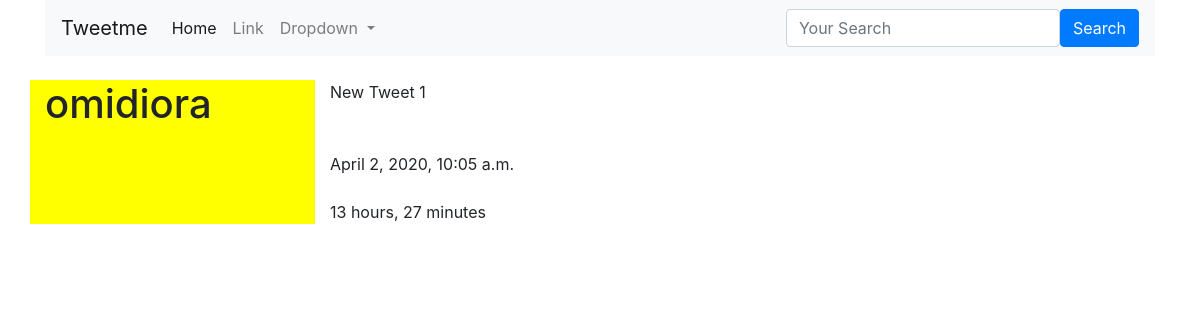
The app's page /tweet/5 with its own data.
### tweetme/models.py (models this page shows, shortened)
class Tweet(models.Model):
    user=models.ForeignKey(settings.AUTH_USER_MODEL,on_delete=models.CASCADE)
    content=models.CharField(max_length=140,validators=[validate_content])
    update=models.DateTimeField(auto_now_add=True)
    timestamp=models.DateTimeField(auto_now_add=True)

### tweetme/views.py (the view)
# urls.py: path('tweet/<int:pk>',views.TweetDetailView.as_view(),name='detail'),
class TweetDetailView(DetailView):
    queryset=Tweet.objects.all()

### tweetme/templates/tweetme/tweet_detail.html
{% extends 'base.html' %}
{% block content %}
<br>
<div class="row">
    <div class="col-sm-3" style="background-color: yellow;"><h1>{{object.user}}</h1></div>
    <div class="col-sm-9 col-xs-12">
{{object.content}}<br>
<br>
<br>
{{object.timestamp}}<br><br>
     {{object.timestamp|timesince}}
</div>
</div>
{%  endblock content %}

### records on screen
Tweet: user "omidiora", content "New Tweet 1", timestamp "April 2, 2020, 10:05 a.m.", timestamp "13 hours, 27 minutes"
